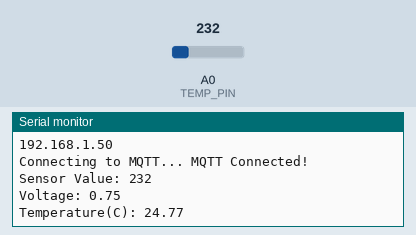
A sketch run on a simulated ESP8266 (NodeMCU). On the bench: the last lines printed to the serial monitor. The test bench sets the inputs (shaded band); at power-on: A0 (TEMP_PIN) = 232. WiFi joins after 1.5 s; servers stay silent unless stated; no MQTT or app messages arrive unless stated.

Above: at 2.7 s.
2.8 s: A0 (TEMP_PIN) set to 250
At 7.5 s:
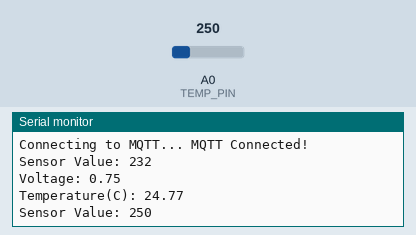
9.0 s: A0 (TEMP_PIN) set to 266
At 13.5 s:
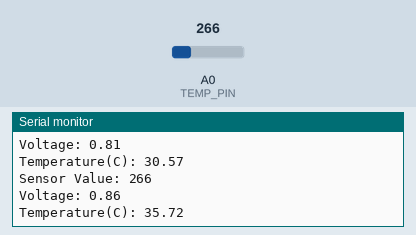
Timing chart, 0 to 15.0 s (numbered marks = the images above; inputs shaded):
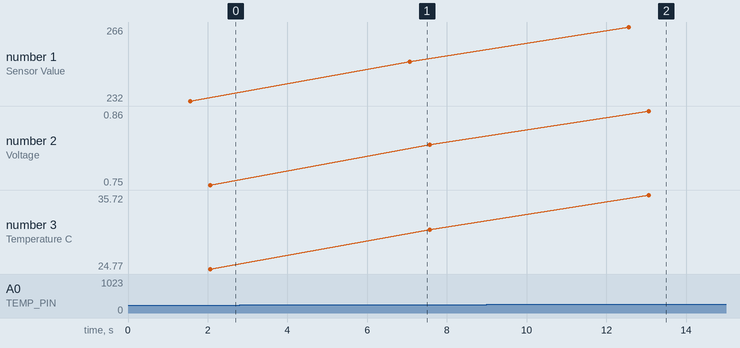

The sketch:

MQTT_TEMP_v1.ino
```cpp
#include <ESP8266WiFi.h>
#include "Adafruit_MQTT.h"
#include "Adafruit_MQTT_Client.h"
#include <ArduinoJson.h>

#define WLAN_SSID       "BELL957"
#define WLAN_PASS       "1746FA2C4263"
#define MQTT_SERVER     "3.84.42.130"  // give static address
#define MQTT_PORT        1883
#define MQTT_USERNAME    ""
#define MQTT_PASSWORD    ""
#define TEMP_PIN         A0


//create ESP8266 WifiClient class
WiFiClient client;
//initialize MQTT client using the WiFi client and the MQTT server IP address(RASPI)
Adafruit_MQTT_Client mqtt_client(&client, MQTT_SERVER, MQTT_PORT, MQTT_USERNAME, MQTT_PASSWORD);

//Setup a feed called "mcu_temp" for publishing temp data
//Adafruit_MQTT_Publish nodemcu_temp = Adafruit_MQTT_Publish(&mqtt_client, MQTT_USERNAME "nodemcu/temp");

void MQTT_connect();

void setup() {
  Serial.begin(115200);
  delay(10);

  //connect to WiFi
  Serial.print("Connecting to ");
  Serial.println(WLAN_SSID);
  WiFi.begin(WLAN_SSID, WLAN_PASS);
  while (WiFi.status() != WL_CONNECTED) {
   delay(500);
   Serial.print(".");
  }
  Serial.println();
  Serial.println("WiFi connected");
  Serial.println("IP address: "); Serial.println(WiFi.localIP());


}
uint32_t x=0;
void loop() {
  //connect to MQTT Server
  MQTT_connect();


  int sensorVal = analogRead(TEMP_PIN);
  Serial.print("Sensor Value: ");
  Serial.println(sensorVal);
  delay(500);

  float voltage = (sensorVal * 3.3) / 1024.0;
  Serial.print("Voltage: ");
  Serial.println(voltage);

  Serial.print("Temperature(C): ");
  float temp = (voltage - 0.5) * 100;
  Serial.println(temp);
  Serial.println();

  DynamicJsonBuffer jsonBuffer;
  JsonObject& root = jsonBuffer.createObject();
  char JSONmessageBuffer[100];
  root["temperature"] = temp;
  root.printTo(JSONmessageBuffer,sizeof(JSONmessageBuffer));
  mqtt_client.publish("nodemcu/temp",JSONmessageBuffer);
  delay(5000);
}

// Function to connect and reconnect as necessary to the MQTT server.
void MQTT_connect() {
 int8_t ret;
 // Stop if already connected.
 if (mqtt_client.connected()) {
   return;
 }
 Serial.print("Connecting to MQTT... ");
 uint8_t retries = 3;
 while ((ret = mqtt_client.connect()) != 0) { // connect will return 0 for connected
      Serial.println(mqtt_client.connectErrorString(ret));
      Serial.println("Retrying MQTT connection in 5 seconds...");
      mqtt_client.disconnect();
      delay(5000);  // wait 5 seconds
      retries--;
      if (retries == 0) {
        // basically die and wait for WDT to reset me
        while (1);
      }
 }
 Serial.println("MQTT Connected!");
}
```

Measured:
- after the input at 2.8 s, the serial monitor: prints a new line after 4.3 s (image 1)
- after the input at 9.0 s, the serial monitor: prints a new line after 3.6 s (image 2)
- plotted number 1: 232 → 250 after the input at 2.8 s, 250 → 266 after the input at 9.0 s
- plotted number 2: 0.75 → 0.81 after the input at 2.8 s, 0.81 → 0.86 after the input at 9.0 s
- plotted number 3: 24.77 → 30.57 after the input at 2.8 s, 30.57 → 35.72 after the input at 9.0 s
